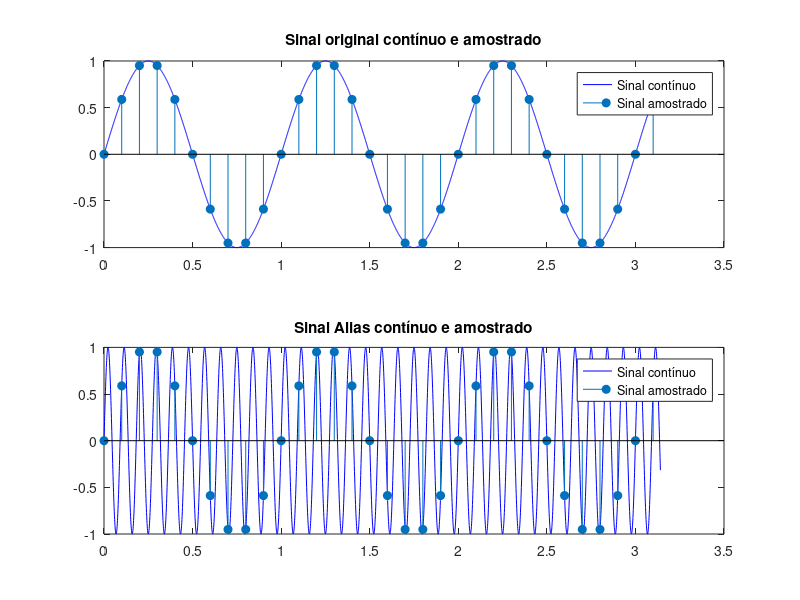
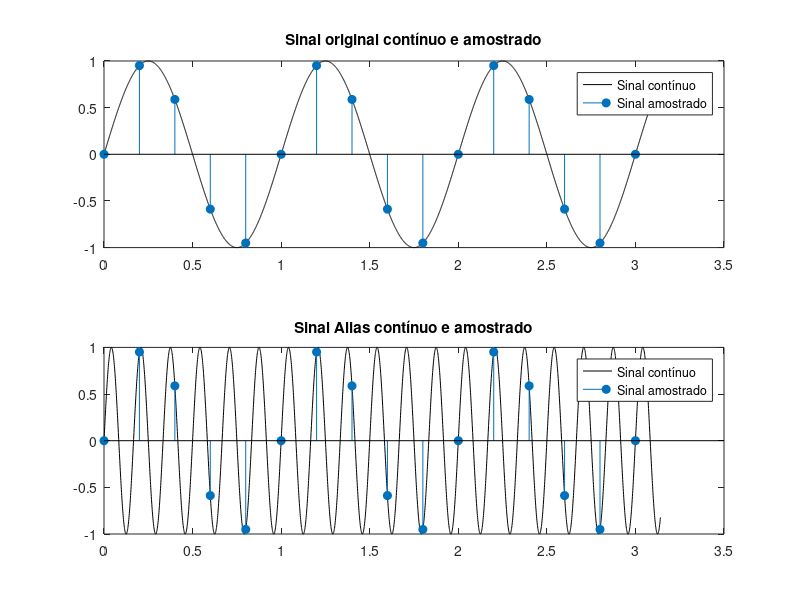
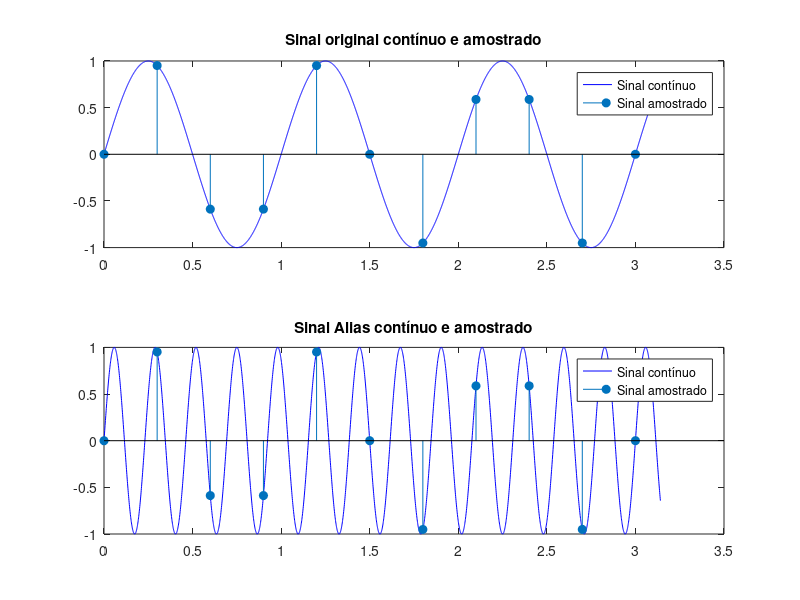
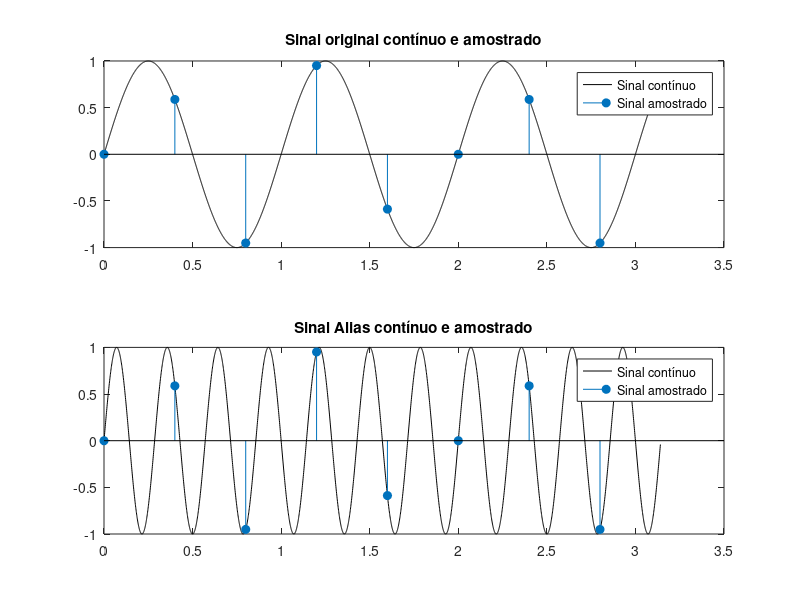

These charts were generated, in order, by the following MATLAB code:
%% Trabalho realizado por João Vitor Garcia Carvalho 2270340
% limpeza geral
close all
clc
clear all

%% Questão 1

%onda senoidal tempo contínuo
t = 0:0.001:pi;
f = 1; %Hz
w = 2*pi*f;
Xc = sin(w*t);

%% Tempo de amostra A
%onda senoidal amostrada TsA
TsA = 0.1;
tA = 0:TsA:pi;

XcA = sin(w*tA);

%plot do sinal original e a amostrada
figure
subplot(2,1,1);
plot(t,Xc, 'b');
hold all
stem(tA, XcA,'filled');

%achar Alias
fs = 1/TsA; %Hz
XcAAlias = sin(2*pi*(f+fs)*t);
XcAAliasAmost = sin(2*pi*(f+fs)*tA);
title('Sinal original contínuo e amostrado');
legend('Sinal contínuo', 'Sinal amostrado');

%plot sinal alias e a amostrada
subplot(2,1,2);
plot(t, XcAAlias, 'b');
hold all
stem(tA, XcAAliasAmost,'filled');
title('Sinal Alias contínuo e amostrado');
legend('Sinal contínuo', 'Sinal amostrado');

%% Tempo de amostra B
%onda senoidal amostrada TsA
TsB = 0.2;
tA = 0:TsB:pi;

XcA = sin(w*tA);

%plot do sinal original e a amostrada
figure
subplot(2,1,1);
plot(t,Xc, 'k');
hold all
stem(tA, XcA,'filled');

%achar Alias
fs = 1/TsB; %Hz
XcAAlias = sin(2*pi*(f+fs)*t);
XcAAliasAmost = sin(2*pi*(f+fs)*tA);
title('Sinal original contínuo e amostrado');
legend('Sinal contínuo', 'Sinal amostrado');

%plot sinal alias e a amostrada
subplot(2,1,2);
plot(t, XcAAlias, 'k');
hold all
stem(tA, XcAAliasAmost,'filled');
title('Sinal Alias contínuo e amostrado');
legend('Sinal contínuo', 'Sinal amostrado');

%% Tempo de amostragem C
%onda senoidal amostrada TsA
TsC = 0.3;
tA = 0:TsC:pi;

XcA = sin(w*tA);

%plot do sinal original e a amostrada
figure
subplot(2,1,1);
plot(t,Xc, 'b');
hold all
stem(tA, XcA,'filled');

%achar Alias
fs = 1/TsC; %Hz
XcAAlias = sin(2*pi*(f+fs)*t);
XcAAliasAmost = sin(2*pi*(f+fs)*tA);
title('Sinal original contínuo e amostrado');
legend('Sinal contínuo', 'Sinal amostrado');

%plot sinal alias e a amostrada
subplot(2,1,2);
plot(t, XcAAlias, 'b');
hold all
stem(tA, XcAAliasAmost,'filled');
title('Sinal Alias contínuo e amostrado');
legend('Sinal contínuo', 'Sinal amostrado');

%% Tempo de amostragem D

%onda senoidal amostrada TsA
TsD = 0.4;
tA = 0:TsD:pi;

XcA = sin(w*tA);

%plot do sinal original e a amostrada
figure
subplot(2,1,1);
plot(t,Xc, 'k');
hold all
stem(tA, XcA,'filled');

%achar Alias
fs = 1/TsD; %Hz
XcAAlias = sin(2*pi*(f+fs)*t);
XcAAliasAmost = sin(2*pi*(f+fs)*tA);
title('Sinal original contínuo e amostrado');
legend('Sinal contínuo', 'Sinal amostrado');

%plot sinal alias e a amostrada
subplot(2,1,2);
plot(t, XcAAlias, 'k');
hold all
stem(tA, XcAAliasAmost,'filled');
title('Sinal Alias contínuo e amostrado');
legend('Sinal contínuo', 'Sinal amostrado');

%% Tempo de amostragem E

%onda senoidal amostrada TsA
TsE = 0.5;
tA = 0:TsE:pi;

XcA = sin(w*tA);

%plot do sinal original e a amostrada
figure
subplot(2,1,1);
plot(t,Xc, 'b');
hold all
stem(tA, XcA,'filled');

%achar Alias
fs = 1/TsE; %Hz
XcAAlias = sin(2*pi*(f+fs)*t);
XcAAliasAmost = sin(2*pi*(f+fs)*tA);
title('Sinal original contínuo e amostrado');
legend('Sinal contínuo', 'Sinal amostrado');

%plot sinal alias e a amostrada
subplot(2,1,2);
plot(t, XcAAlias, 'b');
hold all
stem(tA, XcAAliasAmost,'filled');
title('Sinal Alias contínuo e amostrado');
legend('Sinal contínuo', 'Sinal amostrado');




